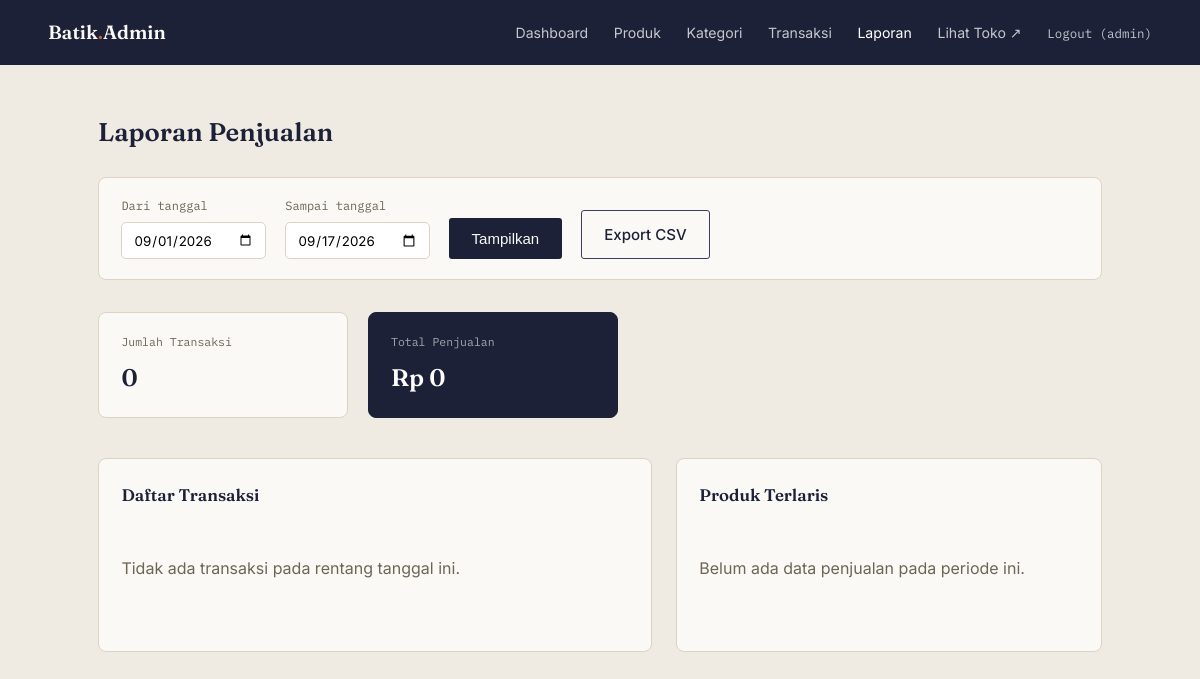
Page /admin/laporan.php (signed in) on the earlier database version.
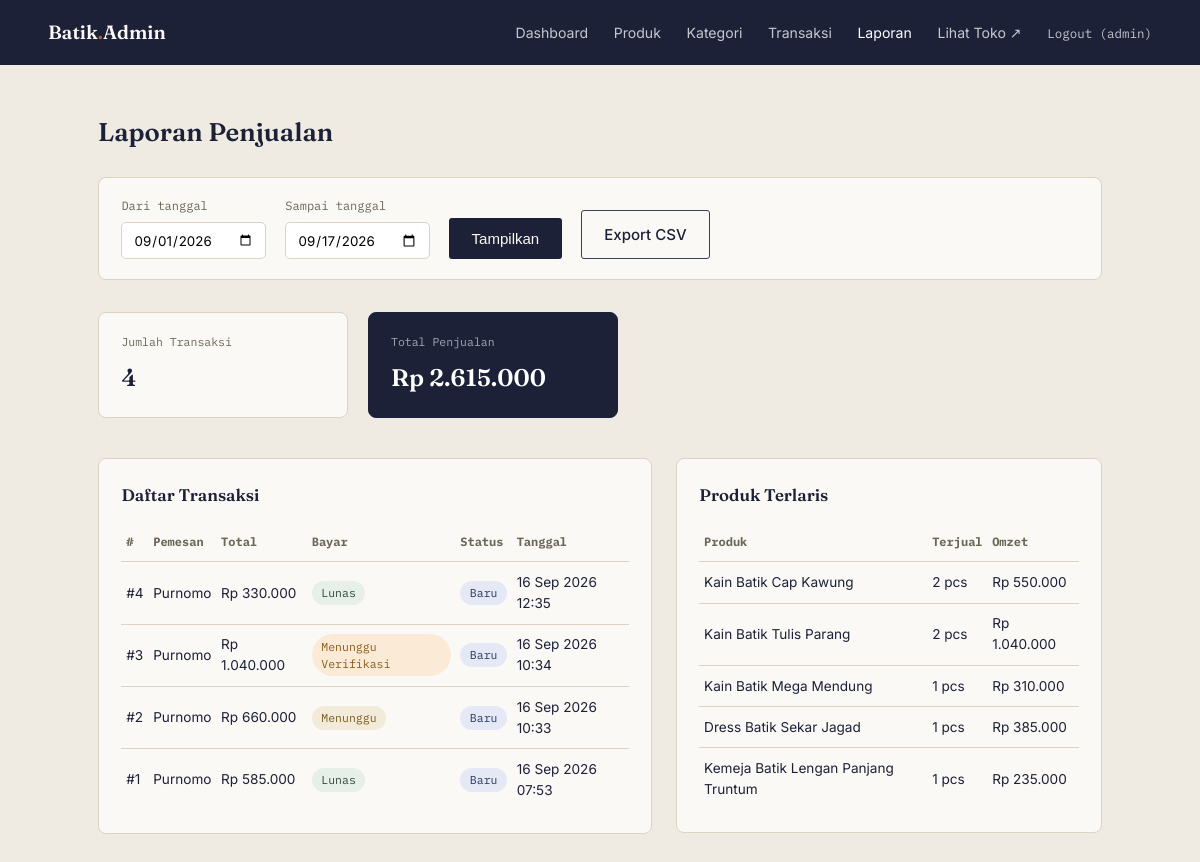
Same page on the later database version.
### tables this page shows
CREATE TABLE `pesanan` (
  `id` int NOT NULL,
  `pelanggan_id` int DEFAULT NULL,
  `nama_pemesan` varchar(120) NOT NULL,
  `email` varchar(150) NOT NULL,
  `telepon` varchar(30) NOT NULL,
  `alamat` text NOT NULL,
  `catatan` text,
  `total` decimal(12,2) NOT NULL DEFAULT '0.00',
  `status` enum('baru','diproses','selesai') DEFAULT 'baru',
  `metode_pembayaran` enum('transfer_bank','cod') NOT NULL DEFAULT 'transfer_bank',
  `status_pembayaran` enum('menunggu','menunggu_verifikasi','lunas','ditolak') NOT NULL DEFAULT 'menunggu',
  `bukti_bayar` varchar(255) DEFAULT NULL,
  `dibuat_pada` timestamp NULL DEFAULT CURRENT_TIMESTAMP
);

### includes/helpers.php (called while the page is built, shortened)
<?php
function rupiah(float $angka): string
{
    return 'Rp ' . number_format($angka, 0, ',', '.');
}

### admin/laporan.php (the view, shortened to what this page needs)
<?php
require_once '../config/database.php';
require_once '../includes/helpers.php';
$mulai   = $_GET['mulai']   ?? date('Y-m-01');
$selesai = $_GET['selesai'] ?? date('Y-m-d');
$stmt = $pdo->prepare("
    SELECT * FROM pesanan
    WHERE DATE(dibuat_pada) BETWEEN :mulai AND :selesai
    ORDER BY dibuat_pada DESC
");
$stmt->execute([':mulai' => $mulai, ':selesai' => $selesai]);
$pesananList = $stmt->fetchAll();
$totalPeriode = array_sum(array_column($pesananList, 'total'));
$jumlahTransaksi = count($pesananList);
$stmtTerlaris = $pdo->prepare("
    SELECT pi.nama_produk, SUM(pi.jumlah) AS total_terjual, SUM(pi.subtotal) AS total_omzet
    FROM pesanan_item pi
    JOIN pesanan p ON p.id = pi.pesanan_id
    WHERE DATE(p.dibuat_pada) BETWEEN :mulai AND :selesai
    GROUP BY pi.nama_produk
    ORDER BY total_terjual DESC
    LIMIT 5
");
$stmtTerlaris->execute([':mulai' => $mulai, ':selesai' => $selesai]);
$produkTerlaris = $stmtTerlaris->fetchAll();
require_once 'includes/admin_header.php';
?>
<main class="admin-main">
  <h1>Laporan Penjualan</h1>
  <form class="report-filter" method="get">
    <div>
      <label for="mulai">Dari tanggal</label>
      <input type="date" id="mulai" name="mulai" value="<?= htmlspecialchars($mulai) ?>">
    </div>
    <div>
      <label for="selesai">Sampai tanggal</label>
      <input type="date" id="selesai" name="selesai" value="<?= htmlspecialchars($selesai) ?>">
    </div>
    <button type="submit" class="btn btn--solid">Tampilkan</button>
    <a href="laporan_export.php?mulai=<?= urlencode($mulai) ?>&selesai=<?= urlencode($selesai) ?>" class="btn btn--ghost">Export CSV</a>
  </form>
  <div class="stat-grid stat-grid--report">
    <div class="stat-card">
      <p class="stat-card__label">Jumlah Transaksi</p>
      <p class="stat-card__value"><?= $jumlahTransaksi ?></p>
    </div>
    <div class="stat-card stat-card--accent">
      <p class="stat-card__label">Total Penjualan</p>
      <p class="stat-card__value"><?= rupiah($totalPeriode) ?></p>
    </div>
  </div>
  <div class="dashboard-grid">
    <section class="dashboard-panel">
      <div class="dashboard-panel__head"><h2>Daftar Transaksi</h2></div>
      <?php if (empty($pesananList)): ?>
        <p class="empty-state">Tidak ada transaksi pada rentang tanggal ini.</p>
      <?php else: ?>
        <table class="admin-table">
          <thead><tr><th>#</th><th>Pemesan</th><th>Total</th><th>Bayar</th><th>Status</th><th>Tanggal</th></tr></thead>
          <tbody>
            <?php foreach ($pesananList as $p): ?>
              <tr>
                <td>#<?= $p['id'] ?></td>
                <td><?= htmlspecialchars($p['nama_pemesan']) ?></td>
                <td><?= rupiah($p['total']) ?></td>
                <td><span class="badge-status badge-status--<?= htmlspecialchars($p['status_pembayaran']) ?>"><?= str_replace('_', ' ', $p['status_pembayaran']) ?></span></td>
                <td><span class="badge-status badge-status--<?= htmlspecialchars($p['status']) ?>"><?= htmlspecialchars($p['status']) ?></span></td>
                <td><?= date('d M Y H:i', strtotime($p['dibuat_pada'])) ?></td>
              </tr>
            <?php endforeach; ?>
          </tbody>
        </table>
      <?php endif; ?>
    </section>
    <section class="dashboard-panel">
      <div class="dashboard-panel__head"><h2>Produk Terlaris</h2></div>
      <?php if (empty($produkTerlaris)): ?>
        <p class="empty-state">Belum ada data penjualan pada periode ini.</p>
      <?php else: ?>
        <table class="admin-table">
          <thead><tr><th>Produk</th><th>Terjual</th><th>Omzet</th></tr></thead>
          <tbody>
            <?php foreach ($produkTerlaris as $t): ?>
              <tr>
                <td><?= htmlspecialchars($t['nama_produk']) ?></td>
                <td><?= (int) $t['total_terjual'] ?> pcs</td>
                <td><?= rupiah($t['total_omzet']) ?></td>
              </tr>
            <?php endforeach; ?>
          </tbody>
        </table>
      <?php endif; ?>
    </section>
  </div>
</main>
<?php require_once 'includes/admin_footer.php'; ?>

Differences in the rows shown:
added pesanan: id "4", nama_pemesan "Purnomo", total "Rp 330.000", status_pembayaran "Lunas", status "Baru", dibuat_pada "16 Sep 2026 12:35"
added pesanan: id "3", nama_pemesan "Purnomo", total "Rp 1.040.000", status_pembayaran "Menunggu Verifikasi", status "Baru", dibuat_pada "16 Sep 2026 10:34"
added pesanan: id "2", nama_pemesan "Purnomo", total "Rp 660.000", status_pembayaran "Menunggu", status "Baru", dibuat_pada "16 Sep 2026 10:33"
added pesanan: id "1", nama_pemesan "Purnomo", total "Rp 585.000", status_pembayaran "Lunas", status "Baru", dibuat_pada "16 Sep 2026 07:53"
Other differences:
$jumlahTransaksi: "0" → "4"
rupiah($totalPeriode): "Rp 0" → "Rp 2.615.000"
text no longer shown: "Tidak ada transaksi pada rentang tanggal ini. Belum ada data penjualan pada periode ini."
text now shown: "# Pemesan Total Bayar Status Tanggal Produk Terjual Omzet"
new list line: "Kain Batik Cap Kawung 2 pcs Rp 550.000"
new list line: "Kain Batik Tulis Parang 2 pcs Rp 1.040.000"
new list line: "Kain Batik Mega Mendung 1 pcs Rp 310.000"
new list line: "Dress Batik Sekar Jagad 1 pcs Rp 385.000"
new list line: "Kemeja Batik Lengan Panjang Truntum 1 pcs Rp 235.000"
